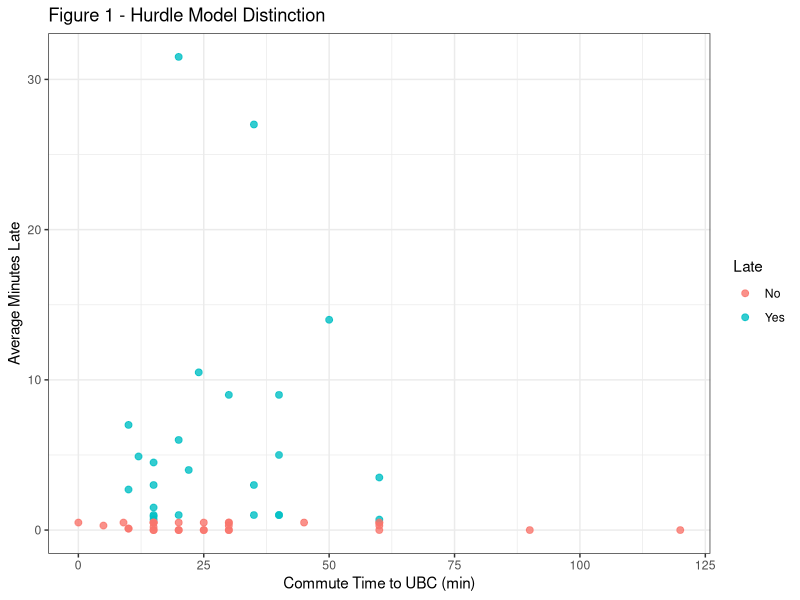
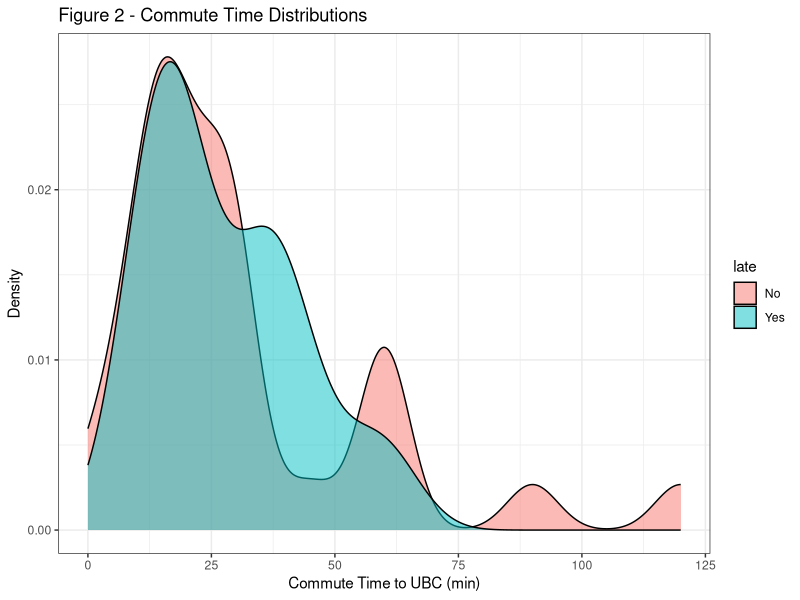
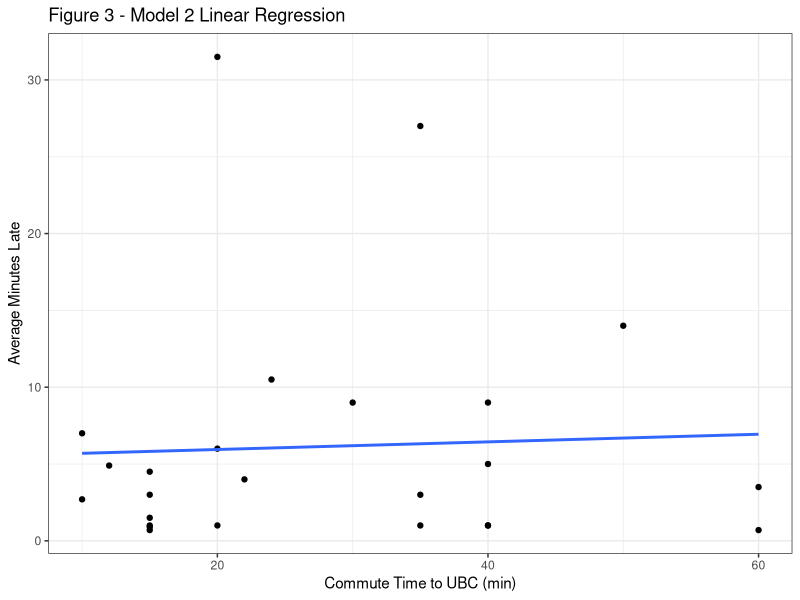

The R script that drew these images, in order:
## ---- chunk 1
library(tidyverse)
library(broom)
## ---- chunk 2
df <- read_csv("../data/clean_survey_data.csv") %>% 
  mutate(late = factor(if_else(avg_late > 0.5, "Yes", "No")))
## ---- chunk 3
df  %>% 
  ggplot(aes(y = avg_late, x = Q2.commute_time, col = late)) +
    geom_point(alpha = 0.8, size = 2) +
    labs(title = "Figure 1 - Hurdle Model Distinction",
         x = "Commute Time to UBC (min)",
         y = "Average Minutes Late",
         col = "Late") +
    theme_bw()
## ---- chunk 4
df %>% 
  ggplot(aes(x = Q2.commute_time, fill = late)) +
    geom_density(alpha = 0.5)+
    labs(title = "Figure 2 - Commute Time Distributions",
         x = "Commute Time to UBC (min)",
         y = "Density",
         col = "Late") +
    theme_bw()
## ---- chunk 5
df %>% glm(late ~ Q2.commute_time, family = "binomial", data = .) %>% tidy()
## ---- chunk 6
df %>% glm(late ~ Q2.commute_time + Q6.campus + Q7.sleep_type + Q10.clubs + Q11.breakfast, family = "binomial", data = .) %>% tidy()
## ---- chunk 7
df %>% glm(late ~ Q2.commute_time + Q7.sleep_type, family = "binomial", data = .) %>% tidy()
## ---- chunk 8
df %>% 
  filter(late == "Yes") %>% 
  ggplot(aes(y = avg_late, x = Q2.commute_time)) +
    geom_point() +
    geom_smooth(method = 'lm', se = FALSE)+
    labs(title = "Figure 3 - Model 2 Linear Regression",
         x = "Commute Time to UBC (min)",
         y = "Average Minutes Late") +
    theme_bw()
## ---- chunk 9
df %>% filter(late == "Yes") %>% 
  lm(avg_late ~ Q2.commute_time, data = .) %>% tidy()
## ---- chunk 10
df %>% filter(late == "Yes") %>% 
  lm(avg_late ~ Q2.commute_time + Q6.campus + Q7.sleep_type + Q10.clubs + Q11.breakfast, data = .) %>% tidy()
